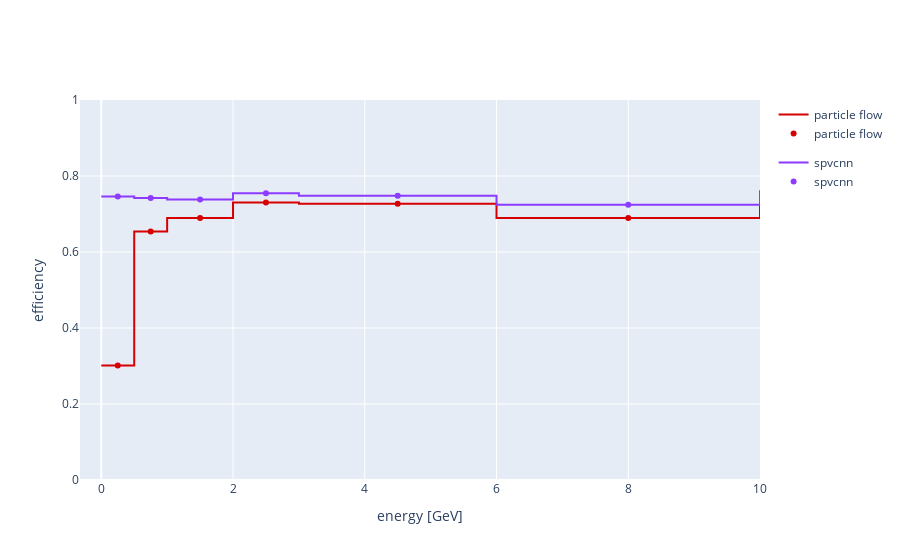
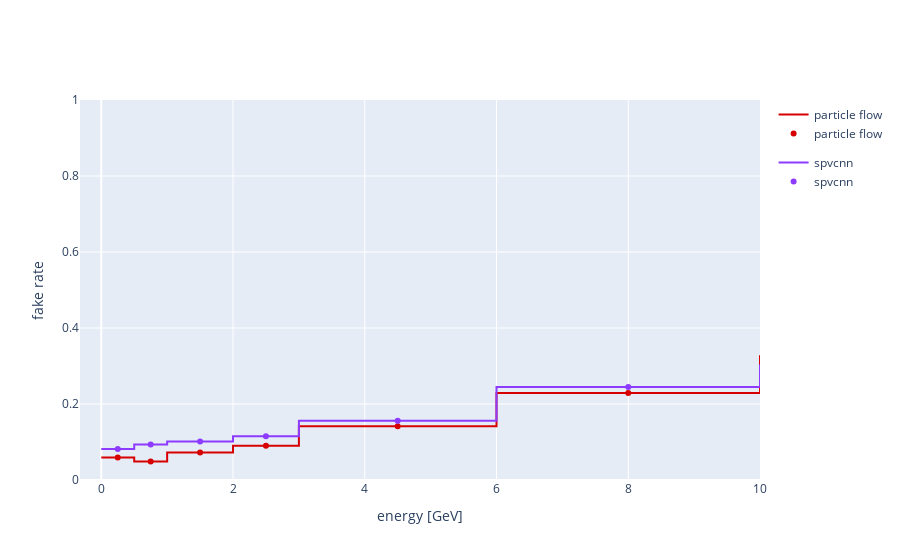
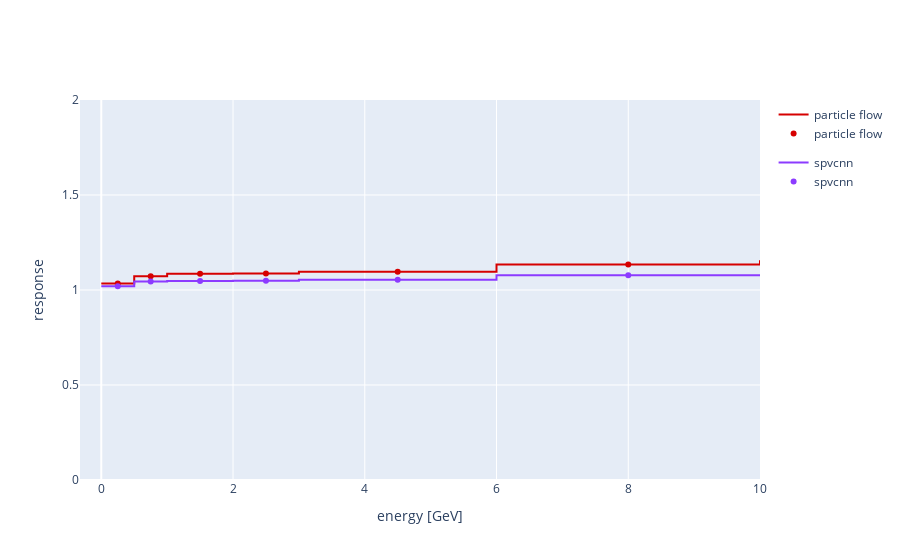
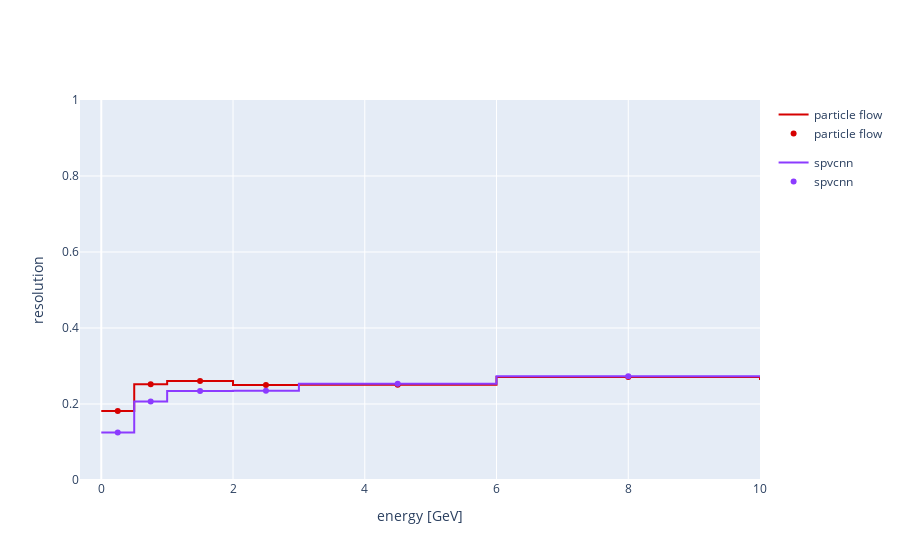

Notebook source saved alongside these figures, in order:
### Code cell
save_comparisons(root, pf_dir, nn_dir)

### Figure 1 — Plotly figure (JSON) as saved in the notebook; plotly's stock layout.template omitted (floating-point values rounded to 4 significant figures)
{"data": [{"legendgroup": "particle flow", "line": {"color": "rgb(214, 0, 0)", "shape": "hv"}, "mode": "lines", "name": "particle flow", "type": "scatter", "x": [0, 0.5, 1, 2, 3, 6, 10], "y": [0.301, 0.6539, 0.6898, 0.7301, 0.727, 0.6898, 0.7523]}, {"legendgroup": "particle flow", "line": {"color": "rgb(214, 0, 0)"}, "mode": "markers", "name": "particle flow", "type": "scatter", "x": [0.25, 0.75, 1.5, 2.5, 4.5, 8], "y": [0.301, 0.6539, 0.6898, 0.7301, 0.727, 0.6898]}, {"legendgroup": "spvcnn", "line": {"color": "rgb(140, 59, 255)", "shape": "hv"}, "mode": "lines", "name": "spvcnn", "type": "scatter", "x": [0, 0.5, 1, 2, 3, 6, 10], "y": [0.7461, 0.7424, 0.7382, 0.7546, 0.7479, 0.7241, 0.7625]}, {"legendgroup": "spvcnn", "line": {"color": "rgb(140, 59, 255)"}, "mode": "markers", "name": "spvcnn", "type": "scatter", "x": [0.25, 0.75, 1.5, 2.5, 4.5, 8], "y": [0.7461, 0.7424, 0.7382, 0.7546, 0.7479, 0.7241]}], "layout": {"xaxis": {"title": {"text": "energy [GeV]"}}, "yaxis": {"range": [0, 1], "title": {"text": "efficiency"}}}}

### Figure 2 — Plotly figure (JSON) as saved in the notebook; plotly's stock layout.template omitted (floating-point values rounded to 4 significant figures)
{"data": [{"legendgroup": "particle flow", "line": {"color": "rgb(214, 0, 0)", "shape": "hv"}, "mode": "lines", "name": "particle flow", "type": "scatter", "x": [0, 0.5, 1, 2, 3, 6, 10], "y": [0.05912, 0.04874, 0.07259, 0.09028, 0.1416, 0.2289, 0.3282]}, {"legendgroup": "particle flow", "line": {"color": "rgb(214, 0, 0)"}, "mode": "markers", "name": "particle flow", "type": "scatter", "x": [0.25, 0.75, 1.5, 2.5, 4.5, 8], "y": [0.05912, 0.04874, 0.07259, 0.09028, 0.1416, 0.2289]}, {"legendgroup": "spvcnn", "line": {"color": "rgb(140, 59, 255)", "shape": "hv"}, "mode": "lines", "name": "spvcnn", "type": "scatter", "x": [0, 0.5, 1, 2, 3, 6, 10], "y": [0.08158, 0.09341, 0.101, 0.1149, 0.1556, 0.2445, 0.3041]}, {"legendgroup": "spvcnn", "line": {"color": "rgb(140, 59, 255)"}, "mode": "markers", "name": "spvcnn", "type": "scatter", "x": [0.25, 0.75, 1.5, 2.5, 4.5, 8], "y": [0.08158, 0.09341, 0.101, 0.1149, 0.1556, 0.2445]}], "layout": {"xaxis": {"title": {"text": "energy [GeV]"}}, "yaxis": {"range": [0, 1], "title": {"text": "fake rate"}}}}

### Figure 3 — Plotly figure (JSON) as saved in the notebook; plotly's stock layout.template omitted (floating-point values rounded to 4 significant figures)
{"data": [{"legendgroup": "particle flow", "line": {"color": "rgb(214, 0, 0)", "shape": "hv"}, "mode": "lines", "name": "particle flow", "type": "scatter", "x": [0, 0.5, 1, 2, 3, 6, 10], "y": [1.034, 1.072, 1.086, 1.087, 1.096, 1.134, 1.157]}, {"legendgroup": "particle flow", "line": {"color": "rgb(214, 0, 0)"}, "mode": "markers", "name": "particle flow", "type": "scatter", "x": [0.25, 0.75, 1.5, 2.5, 4.5, 8], "y": [1.034, 1.072, 1.086, 1.087, 1.096, 1.134]}, {"legendgroup": "spvcnn", "line": {"color": "rgb(140, 59, 255)", "shape": "hv"}, "mode": "lines", "name": "spvcnn", "type": "scatter", "x": [0, 0.5, 1, 2, 3, 6, 10], "y": [1.019, 1.045, 1.048, 1.049, 1.053, 1.078, 1.073]}, {"legendgroup": "spvcnn", "line": {"color": "rgb(140, 59, 255)"}, "mode": "markers", "name": "spvcnn", "type": "scatter", "x": [0.25, 0.75, 1.5, 2.5, 4.5, 8], "y": [1.019, 1.045, 1.048, 1.049, 1.053, 1.078]}], "layout": {"xaxis": {"title": {"text": "energy [GeV]"}}, "yaxis": {"range": [0, 2], "title": {"text": "response"}}}}

### Figure 4 — Plotly figure (JSON) as saved in the notebook; plotly's stock layout.template omitted (floating-point values rounded to 4 significant figures)
{"data": [{"legendgroup": "particle flow", "line": {"color": "rgb(214, 0, 0)", "shape": "hv"}, "mode": "lines", "name": "particle flow", "type": "scatter", "x": [0, 0.5, 1, 2, 3, 6, 10], "y": [0.1814, 0.2521, 0.2608, 0.2499, 0.2505, 0.2709, 0.2633]}, {"legendgroup": "particle flow", "line": {"color": "rgb(214, 0, 0)"}, "mode": "markers", "name": "particle flow", "type": "scatter", "x": [0.25, 0.75, 1.5, 2.5, 4.5, 8], "y": [0.1814, 0.2521, 0.2608, 0.2499, 0.2505, 0.2709]}, {"legendgroup": "spvcnn", "line": {"color": "rgb(140, 59, 255)", "shape": "hv"}, "mode": "lines", "name": "spvcnn", "type": "scatter", "x": [0, 0.5, 1, 2, 3, 6, 10], "y": [0.1253, 0.2066, 0.2345, 0.2346, 0.2531, 0.2729, 0.2738]}, {"legendgroup": "spvcnn", "line": {"color": "rgb(140, 59, 255)"}, "mode": "markers", "name": "spvcnn", "type": "scatter", "x": [0.25, 0.75, 1.5, 2.5, 4.5, 8], "y": [0.1253, 0.2066, 0.2345, 0.2346, 0.2531, 0.2729]}], "layout": {"xaxis": {"title": {"text": "energy [GeV]"}}, "yaxis": {"range": [0, 1], "title": {"text": "resolution"}}}}
